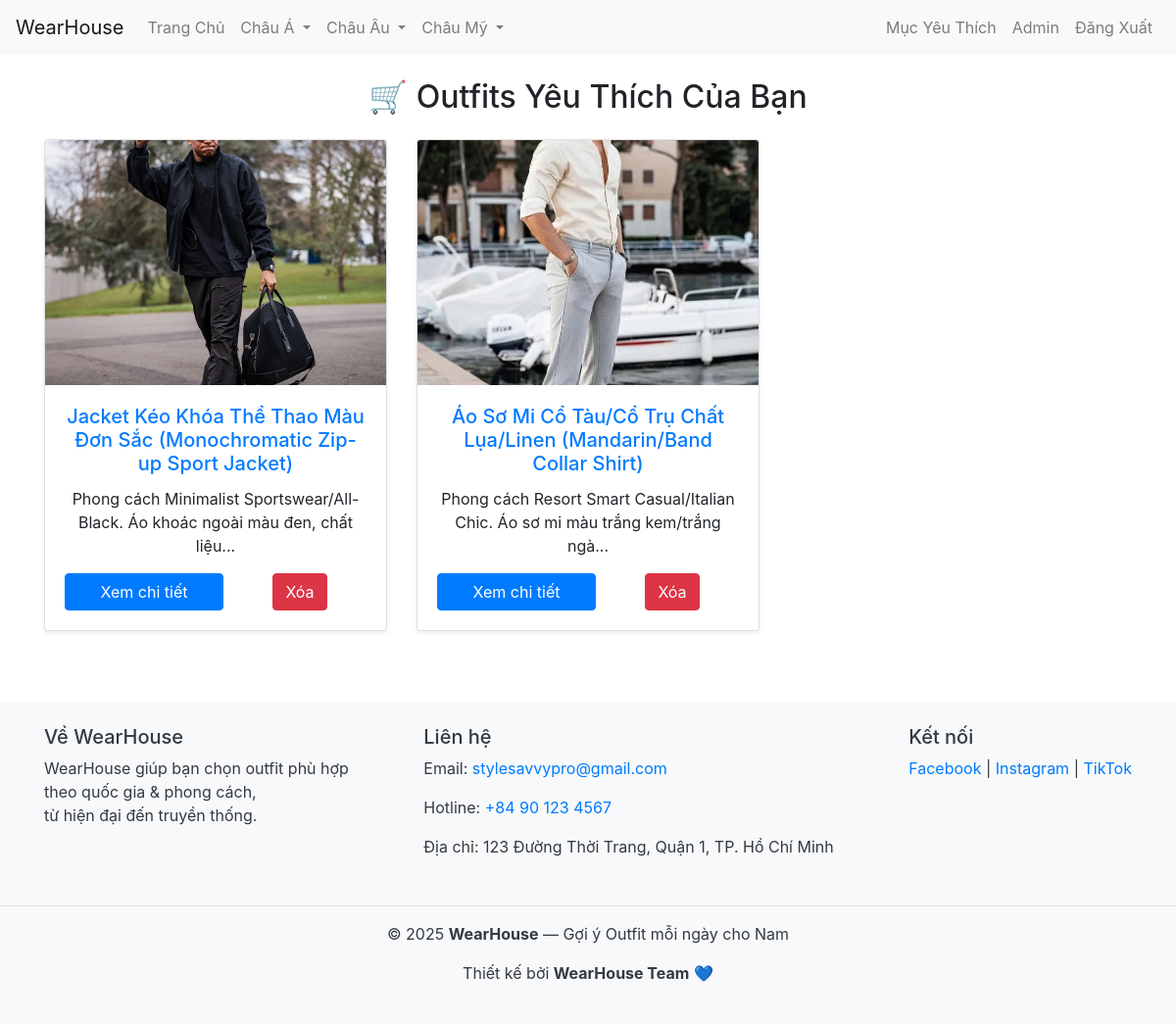
Screenshot of /WEARHOUSE-MAIN/cart.php (signed in) with the database file from the repository.
### tables this page shows
CREATE TABLE `outfits` (
  `id` int(11) NOT NULL,
  `country` varchar(50) NOT NULL,
  `continent` varchar(50) NOT NULL,
  `name` varchar(100) NOT NULL,
  `image` varchar(255) NOT NULL,
  `description` text NOT NULL,
  `price` decimal(10,2) NOT NULL
);

### WEARHOUSE-MAIN/cart.php (the view, shortened to what this page needs)
<?php
include 'config.php';
$user_id = $_SESSION['user_id'];
$stmt = $conn->prepare("
    SELECT outfits.id, outfits.name, outfits.image, outfits.description
    FROM cart
    JOIN outfits ON cart.outfit_id = outfits.id
    WHERE cart.user_id = ?
");
$stmt->bind_param("i", $user_id);
$stmt->execute();
$result = $stmt->get_result();
?>
<!DOCTYPE html>
<html lang="vi">
<head>
    <link rel="stylesheet" href="https://stackpath.bootstrapcdn.com/bootstrap/4.5.2/css/bootstrap.min.css">
</head>
<body class="d-flex flex-column min-vh-100">
<?php include 'menu.php'; ?>
<div class="container mt-4 flex-grow-1">
    <h2 class="mb-4 text-center">🛒 Outfits Yêu Thích Của Bạn</h2>
    <?php if ($result->num_rows > 0): ?>
        <div class="row">
            <?php while ($outfit = $result->fetch_assoc()): ?>
                <div class="col-md-4 mb-4">
                    <div class="card h-100 shadow-sm">
                        <?php
                        $image = !empty($outfit['image']) ? htmlspecialchars($outfit['image']) : 'images/no-image.png';
                        ?>
                        <img src="<?php echo $image; ?>" class="card-img-top" alt="Outfit">
                        <div class="card-body d-flex flex-column text-center">
                            <h5 class="card-title text-primary"><?php echo htmlspecialchars($outfit['name']); ?></h5>
                            <p class="card-text flex-grow-1">
                                <?php echo mb_strimwidth(htmlspecialchars($outfit['description'] ?? 'Không có mô tả.'), 0, 80, "..."); ?>
                            </p>
                            <div class="btn-group-cart mt-auto">
                                <a href="outfit_detail.php?id=<?php echo $outfit['id']; ?>" class="btn btn-primary">
                                    Xem chi tiết
                                </a>
                                <form method="POST" action="remove_from_cart.php">
                                    <button type="submit" class="btn btn-danger">Xóa</button>
                                </form>
                            </div>
                        </div>
                    </div>
                </div>
            <?php endwhile; ?>
        </div>
    <?php else: ?>
        <p class="text-muted text-center">Giỏ hàng của bạn đang trống.</p>
    <?php endif; ?>
</div>
<?php include 'footer.php'; ?>
</body>
</html>

### WEARHOUSE-MAIN/cart.php (style rules this page uses)
.card img { height: 250px; object-fit: cover; }
.btn-group-cart { display: flex; gap: 10px; flex-wrap: wrap; justify-content: center; }
.btn-group-cart form, .btn-group-cart a { flex: 1; }

### rows the page displays
outfits: image (picture), name "Jacket Kéo Khóa Thể Thao Màu Đơn Sắc (Monochromatic Zip-up Sport Jacket)", description "Phong cách Minimalist Sportswear/All-Black. Áo khoác ngoài màu đen, chất liệu..."
outfits: image (picture), name "Áo Sơ Mi Cổ Tàu/Cổ Trụ Chất Lụa/Linen (Mandarin/Band Collar Shirt)", description "Phong cách Resort Smart Casual/Italian Chic. Áo sơ mi màu trắng kem/trắng ngà..."
